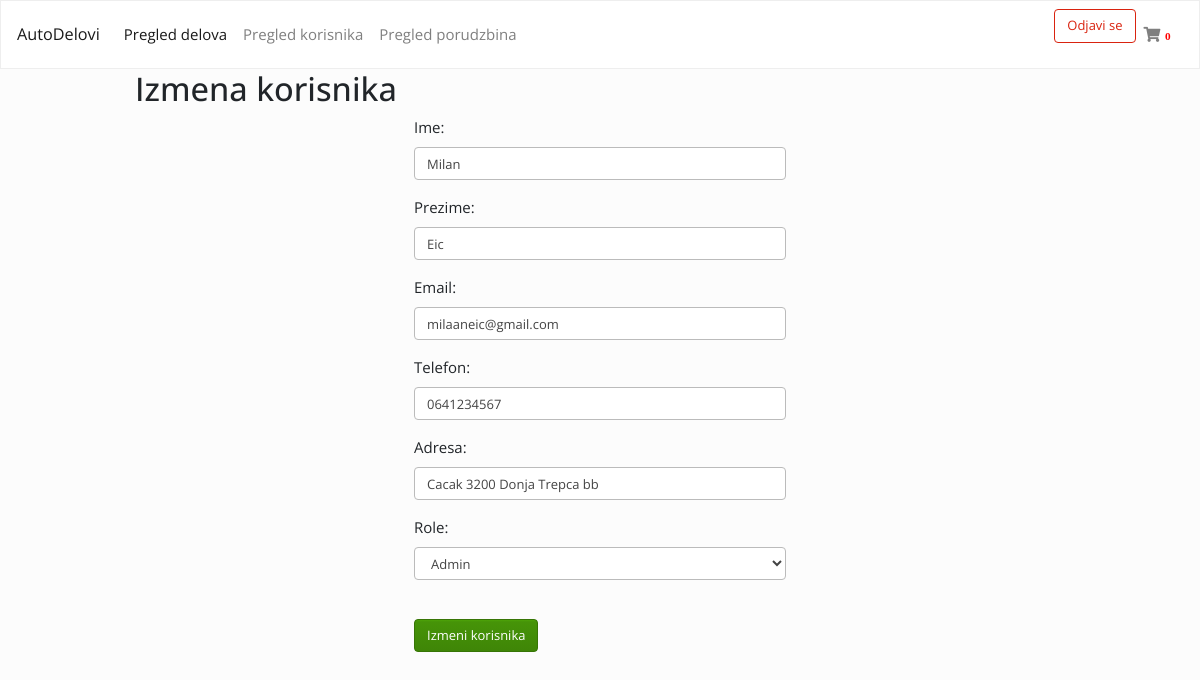
The app's page /portal/php/change_user.php?id=1 (signed in) with its own data.
### tables this page shows
CREATE TABLE `users` (
  `id` int(11) NOT NULL,
  `ime` varchar(255) NOT NULL,
  `prezime` varchar(255) NOT NULL,
  `email` varchar(255) NOT NULL,
  `username` varchar(255) NOT NULL,
  `password` varchar(255) NOT NULL,
  `telefon` varchar(20) NOT NULL,
  `adresa` varchar(50) NOT NULL,
  `role` int(11) NOT NULL
);

### portal/php/change_user.php (the view, shortened to what this page needs)
<?php
require_once 'dbConfig.php';
$id = $_GET['id'];
$sql = "SELECT * FROM users WHERE id=" .    $id;
$stmt = $connect->prepare($sql);
$stmt->execute();
$result = $stmt->fetch();
?>
<!DOCTYPE html>
<html lang="en">
<head>
    <link rel="stylesheet" type="text/css" href="../css/bootstrap.min.css">
    <link rel="stylesheet" type="text/css" href="../css/style.css">
    <link rel="stylesheet" href="https://cdnjs.cloudflare.com/ajax/libs/font-awesome/5.12.1/css/all.min.css">
</head>
<body>
    <header>
        <nav class="navbar navbar-expand-lg navbar-light bg-light">
            <a class="navbar-brand" href="">AutoDelovi</a>
            <div class="collapse navbar-collapse" id="navbarColor03">
                <ul class="navbar-nav mr-auto">
                    <ul class="navbar-nav mr-auto">
                        <li class="nav-item active">
                            <a class="nav-link" href="admin.php">Pregled delova<span class="sr-only">(current)</span></a>
                        </li>
                        <li class="nav-item">
                            <a class="nav-link" href="pregled-korisnika.php">Pregled korisnika</a>
                        </li>
                        <li class="nav-item">
                            <a class="nav-link" href="pregled-porudzbina.php">Pregled porudzbina</a>
                        </li>
                    </ul>
                </ul>
                <ul class="navbar-nav right">
                    <?php if (isset($_SESSION['userId'])) {
                        echo '<form action="php/logout.php">
    <input type="submit" value="Odjavi se" name="submit-logout" class="btn btn-outline-primary">
    </form>';
                    } else {
                        echo '
    <li class="nav-item">
    <a class="nav-link" data-toggle="modal" data-target=".bd-example-modal-lg"><i class="fas fa-user"></i></a>
    </li>';
                    } ?>
                    <li class="nav-item">
                        <a class="nav-link" href=""><i class="fas fa-shopping-cart"><span class="badge" style="color:red;">0</span></i></a>
                    </li>
                </ul>
            </div>
        </nav>
    </header>
    <main>
        <div class="container">
            <H1 class="MT-5">Izmena korisnika</H1>
            <form method="POST" action="#" style="width: 40%; margin: 0 auto;">
                <div class="form-group">
                    <label for="ime">Ime:</label>
                    <input type="text" name="ime" value="<?= $result['ime'] ?>" class="form-control">
                </div>
                <div class="form-group">
                    <label for="prezime">Prezime:</label>
                    <input type="text" name="prezime" value="<?= $result['prezime'] ?>" class="form-control">
                </div>
                <div class="form-group">
                    <label for="email">Email:</label>
                    <input type="email" name="email" value="<?= $result['email'] ?>" class="form-control">
                </div>
                <div class="form-group">
                    <label for="telefon">Telefon:</label>
                    <input type="text" name="telefon" value="<?= $result['telefon'] ?>" class="form-control">
                </div>
                <div class="form-group">
                    <label for="adresa">Adresa:</label>
                    <input type="text" name="adresa" value="<?= $result['adresa'] ?>" class="form-control">
                </div>
                <div class="form-group">
                    <label for="role">Role:</label>
                    <select name="role" id="role" class="form-control">
                        <option value="1">Admin</option>
                    </select>
                </div>
                <br>
                <input type="submit" name="submit" value="Izmeni korisnika" class="btn btn-success">
            </form>
        </div>
    </main>
</body>
</html>

### portal/css/style.css (style rules this page uses)
body { font-size: 15px; }
a { color: grey; }

### portal/php/change_user.php (style rules this page uses)
.container { max-width: 80%; }

### records on screen
users: ime "Milan", prezime "Eic", email "milaaneic@gmail.com", telefon "0641234567", adresa "Cacak 3200 Donja Trepca bb"
